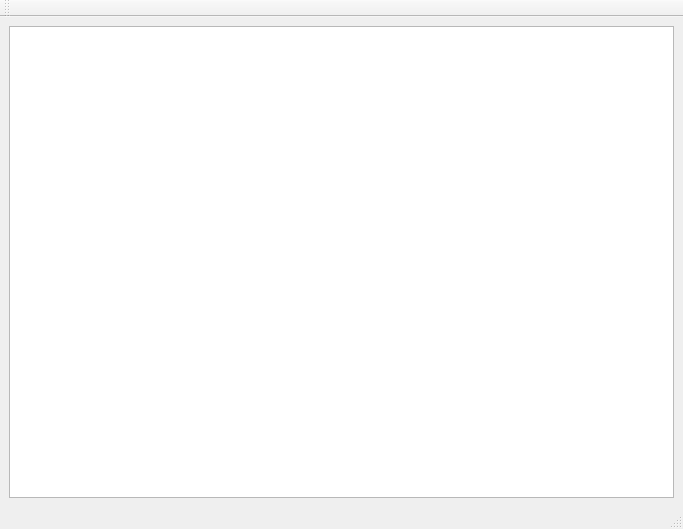
<?xml version="1.0" encoding="UTF-8"?>
<ui version="4.0">
 <class>MainWindow</class>
 <widget class="QMainWindow" name="MainWindow">
  <property name="geometry">
   <rect>
    <x>0</x>
    <y>0</y>
    <width>683</width>
    <height>529</height>
   </rect>
  </property>
  <property name="windowTitle">
   <string>MainWindow</string>
  </property>
  <property name="styleSheet">
   <string notr="true">QPushButton:checked {
    border: 3px solid #00ddff;         /* 设置边框粗细、样式、颜色*/
}
</string>
  </property>
  <widget class="QWidget" name="centralwidget">
   <layout class="QGridLayout" name="gridLayout">
    <item row="0" column="0">
     <widget class="QGraphicsView" name="graphicsView"/>
    </item>
   </layout>
  </widget>
  <widget class="QStatusBar" name="statusbar"/>
  <widget class="QToolBar" name="toolBar">
   <property name="windowTitle">
    <string>toolBar</string>
   </property>
   <attribute name="toolBarArea">
    <enum>TopToolBarArea</enum>
   </attribute>
   <attribute name="toolBarBreak">
    <bool>false</bool>
   </attribute>
  </widget>
  <widget class="QMenuBar" name="menuBar">
   <property name="geometry">
    <rect>
     <x>0</x>
     <y>0</y>
     <width>683</width>
     <height>23</height>
    </rect>
   </property>
  </widget>
  <action name="action12">
   <property name="checkable">
    <bool>true</bool>
   </property>
   <property name="text">
    <string>12</string>
   </property>
  </action>
 </widget>
 <resources/>
 <connections/>
</ui>
